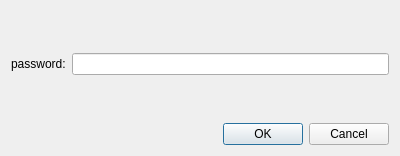
<?xml version="1.0" encoding="UTF-8"?>
<ui version="4.0">
 <class>LoginDialog</class>
 <widget class="QDialog" name="LoginDialog">
  <property name="geometry">
   <rect>
    <x>0</x>
    <y>0</y>
    <width>400</width>
    <height>156</height>
   </rect>
  </property>
  <property name="windowTitle">
   <string>Dialog</string>
  </property>
  <layout class="QFormLayout" name="formLayout">
   <item row="1" column="0">
    <widget class="QLabel" name="label">
     <property name="text">
      <string>password:</string>
     </property>
    </widget>
   </item>
   <item row="1" column="1">
    <widget class="QLineEdit" name="password">
     <property name="inputMask">
      <string/>
     </property>
     <property name="echoMode">
      <enum>QLineEdit::Password</enum>
     </property>
    </widget>
   </item>
   <item row="3" column="0" colspan="2">
    <widget class="QDialogButtonBox" name="buttonBox">
     <property name="orientation">
      <enum>Qt::Horizontal</enum>
     </property>
     <property name="standardButtons">
      <set>QDialogButtonBox::Cancel|QDialogButtonBox::Ok</set>
     </property>
    </widget>
   </item>
   <item row="0" column="0">
    <spacer name="verticalSpacer">
     <property name="orientation">
      <enum>Qt::Vertical</enum>
     </property>
     <property name="sizeHint" stdset="0">
      <size>
       <width>20</width>
       <height>40</height>
      </size>
     </property>
    </spacer>
   </item>
   <item row="2" column="0">
    <spacer name="verticalSpacer_2">
     <property name="orientation">
      <enum>Qt::Vertical</enum>
     </property>
     <property name="sizeHint" stdset="0">
      <size>
       <width>20</width>
       <height>40</height>
      </size>
     </property>
    </spacer>
   </item>
  </layout>
 </widget>
 <resources/>
 <connections>
  <connection>
   <sender>buttonBox</sender>
   <signal>accepted()</signal>
   <receiver>LoginDialog</receiver>
   <slot>accept()</slot>
   <hints>
    <hint type="sourcelabel">
     <x>248</x>
     <y>254</y>
    </hint>
    <hint type="destinationlabel">
     <x>157</x>
     <y>274</y>
    </hint>
   </hints>
  </connection>
  <connection>
   <sender>buttonBox</sender>
   <signal>rejected()</signal>
   <receiver>LoginDialog</receiver>
   <slot>reject()</slot>
   <hints>
    <hint type="sourcelabel">
     <x>316</x>
     <y>260</y>
    </hint>
    <hint type="destinationlabel">
     <x>286</x>
     <y>274</y>
    </hint>
   </hints>
  </connection>
 </connections>
</ui>
